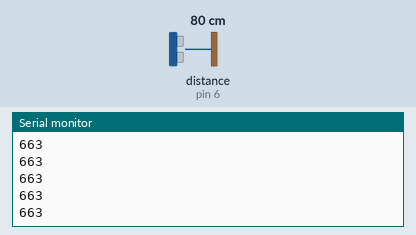
Recording of a sketch running on a simulated Arduino Uno, built with avr-gcc and run on an emulated ATmega328P. Shown: the last lines printed to the serial monitor. Wiring (inferred from the names in the program): ultrasonic range finder: trigger pin 7; echo pin 6. Inputs (shaded band) come from the test bench; at power-on: distance to the obstacle (sensor on pin 6) 80 cm. The echo pulse lasts 58.3 µs per cm; no radio packets arrive unless stated.

Above: at 1.2 s.
1.3 s: distance to the obstacle (sensor on pin 6) set to 2 cm
At 2.2 s:
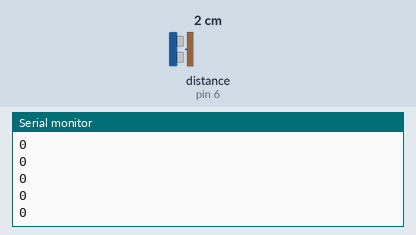
2.8 s: distance to the obstacle (sensor on pin 6) set to 9 cm
At 3.7 s:
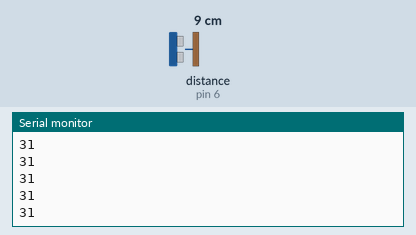
Timing chart, 0 to 5.8 s (numbered marks = the images above; inputs shaded):
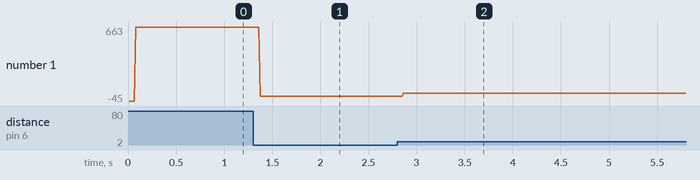

The sketch:

afc_client.ino
```cpp
#include <SPI.h>

#include <RF24_config.h>
#include <nRF24L01.h>
#include <RF24.h>

#define PIPE_ID  0

#define TRIG_PIN 7
#define ECHO_PIN 6

#define CE_PIN   9
#define CSN_PIN 10

#define MAX_RUN   10
#define RADIO_TIMEOUT 250 // milliseconds

template <typename T, uint8_t N, T default_value> class FastRunningMedian {

public:
	FastRunningMedian() {
		_buffer_ptr = N;
		_window_size = N;
		_median_ptr = N/2;

		// Init buffers
		uint8_t i = _window_size;
		while( i > 0 ) {
			i--;
			_inbuffer[i] = default_value;
			_sortbuffer[i] = default_value;
		}
	};

	T getMedian() {
		// buffers are always sorted.
		return _sortbuffer[_median_ptr];
	}


	void addValue(T new_value) {
		// comparision with 0 is fast, so we decrement _buffer_ptr
		if (_buffer_ptr == 0)
			_buffer_ptr = _window_size;

		_buffer_ptr--;

		T old_value = _inbuffer[_buffer_ptr]; // retrieve the old value to be replaced
		if (new_value == old_value) 		  // if the value is unchanged, do nothing
			return;

		_inbuffer[_buffer_ptr] = new_value;  // fill the new value in the cyclic buffer

		// search the old_value in the sorted buffer
		uint8_t i = _window_size;
		while(i > 0) {
			i--;
			if (old_value == _sortbuffer[i])
				break;
		}

		// i is the index of the old_value in the sorted buffer
		_sortbuffer[i] = new_value; // replace the value

		// the sortbuffer is always sorted, except the [i]-element..
		if (new_value > old_value) {
			//  if the new value is bigger than the old one, make a bubble sort upwards
			for(uint8_t p=i, q=i+1; q < _window_size; p++, q++) {
				// bubble sort step
				if (_sortbuffer[p] > _sortbuffer[q]) {
					T tmp = _sortbuffer[p];
					_sortbuffer[p] = _sortbuffer[q];
					_sortbuffer[q] = tmp;
				} else {
					// done ! - found the right place
					return;
				}
			}
		} else {
			// else new_value is smaller than the old one, bubble downwards
			for(int p=i-1, q=i; q > 0; p--, q--) {
				if (_sortbuffer[p] > _sortbuffer[q]) {
					T tmp = _sortbuffer[p];
					_sortbuffer[p] = _sortbuffer[q];
					_sortbuffer[q] = tmp;
				} else {
					// done !
					return;
				}
			}
		}
	}

private:
	// Pointer to the last added element in _inbuffer
	uint8_t _buffer_ptr;
	// sliding window size
	uint8_t _window_size;
	// position of the median value in _sortbuffer
	uint8_t _median_ptr;

	// cyclic buffer for incoming values
	T _inbuffer[N];
	// sorted buffer
	T _sortbuffer[N];
};

int readUltrasonicDistance() {
  int duration, distance;

  // emit an ultrasonic pulse
  digitalWrite(TRIG_PIN, LOW);
  delayMicroseconds(2);
  digitalWrite(TRIG_PIN, HIGH);
  delayMicroseconds(10);
  digitalWrite(TRIG_PIN, LOW);

  // read the duration of the returned pulse w/ a HIGH trigger
  duration = pulseIn(ECHO_PIN, HIGH);

  // roughly calculate the distance in cm based on the duration
//  distance = (duration/2) / 29.1;

  return duration;
}

FastRunningMedian<int, MAX_RUN, 0> distMedian;
int distVal;

const uint64_t talking_pipes[3]   = {0xf0f0f0f0c2LL, 0xf0f0f0f0b3LL, 0xf0f0f0f0a4ll};
const uint64_t listening_pipes[3] = {0x3a3a3a3ac2LL, 0x3a3a3a3ab3LL, 0x3a3a3a3aa4LL};

RF24 radio(CE_PIN, CSN_PIN);

void setup() {
  // put your setup code here, to run once:
  pinMode(TRIG_PIN, OUTPUT);
  pinMode(ECHO_PIN, INPUT);

  Serial.begin(9600);
  while(!Serial){;}

  radio.begin();

  radio.openWritingPipe(talking_pipes[0]);
  radio.openReadingPipe(1, listening_pipes[0]);

  radio.startListening();
}

void loop() {
  // put your main code here, to run repeatedly:
  /****
   DISTANCE SENSOR
   ****/
  int dist = (int)readUltrasonicDistance();
  if (dist < 300) { dist = 300; }
  if (dist > 7000) { dist = 7000; }
  distMedian.addValue(dist);

  distVal = map(distMedian.getMedian(), 300, 7000, 0, 1023);

  /****
   RADIO STUFF
   ****/
  // stop listening and send info
  radio.stopListening();
  radio.write(&distVal, sizeof(int));
  Serial.println(distVal);
  // resume listening
  radio.startListening();

  // wait for a response
  unsigned long started_waiting_at = millis();
  bool timeout;
  while(!radio.available() && !timeout) {
    if (millis() - started_waiting_at > RADIO_TIMEOUT) {
      timeout = true;
    }
  }

  if (timeout) {
//    Serial.println("Response timeout");
  } else {
    char response;
    radio.read(&response, sizeof(char));
    Serial.println("Server acknowledged");
  }

  // rest a little while
  delay(10);
}
```

Measured:
- after the input at 1.3 s, the serial monitor: prints a new line after 0.07 s (image 1)
- after the input at 2.8 s, the serial monitor: prints a new line after 0.06 s (image 2)
- plotted number 1: 663 → 0 after the input at 1.3 s, 0 → 31 after the input at 2.8 s
